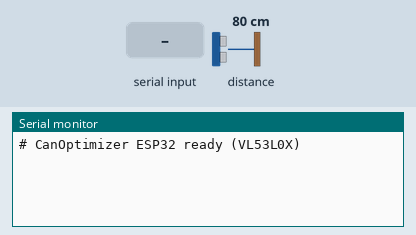
Recording of a program running on a simulated ESP32. Shown: the last lines printed to the serial monitor. The inputs (shaded band) are chosen by the test bench; at power-on: distance to the obstacle 80 cm. The echo pulse lasts 58.3 µs per cm.

Above: at 1.5 s.
1.6 s: distance to the obstacle set to 2 cm
At 2.2 s:
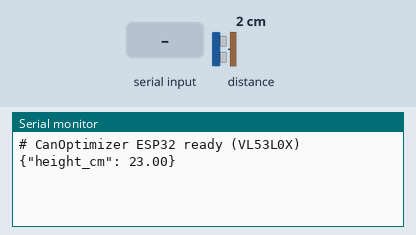
3.8 s: "CAL_ZERO\n" received over Serial
At 5.3 s:
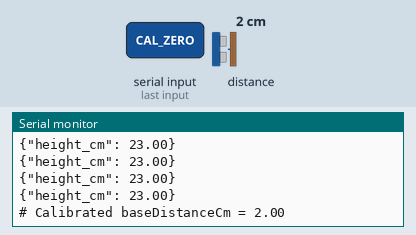
5.6 s: "CAL_REF 90\n" received over Serial
At 6.8 s:
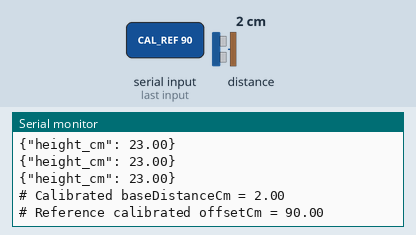
7.4 s: "CAL_REF ,45\n" received over Serial
At 8.2 s:
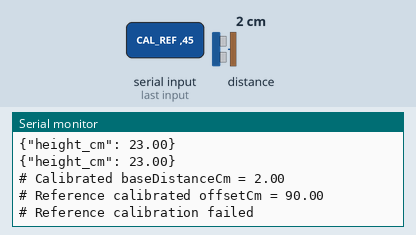
9.2 s: distance to the obstacle set to 60 cm
At 10.0 s:
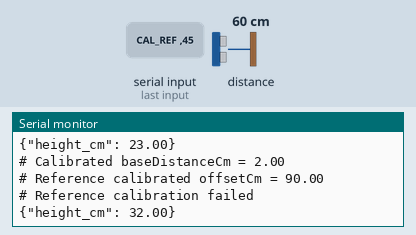

Measured:
- after the input at 1.6 s, the serial monitor: prints a new line after 0.24 s (image 1)
- after the input at 3.8 s, the serial monitor: prints a new line after 0.37 s (image 2)
- after the input at 5.6 s, the serial monitor: prints a new line after 0.34 s (image 3)
- after the input at 7.4 s, the serial monitor: prints a new line after 0.34 s (image 4)
- after the input at 9.2 s, the serial monitor: prints a new line after 0.38 s (image 5)

The program:

main.cpp
```cpp
/**
 * CanOptimizer — Optional ESP32 Can-Height Measurement Firmware
 *
 * Streams one JSON line per reading over USB Serial (115200 baud) for the
 * Web Serial API page (/hardware), e.g.:
 *   {"height_cm": 12.24}
 *
 * Supported distance sensors (select one below):
 *   - VL53L0X Time-of-Flight laser sensor (default, I2C: SDA=21, SCL=22)
 *   - HC-SR04 ultrasonic sensor (uncomment USE_HCSR04; TRIG=5, ECHO=18)
 *
 * Serial Calibration Commands (send via Serial Monitor at 115200 baud):
 *   CAL_ZERO         -> Measure empty base platform to set baseDistanceCm
 *   CAL_REF 12.00    -> Calibrate scale/offset using a known-height reference object (cm)
 */

#include <Arduino.h>
#include <Wire.h>

// Uncomment to use HC-SR04 instead of VL53L0X
// #define USE_HCSR04

#ifndef USE_HCSR04
  #include <VL53L0X.h>
  VL53L0X tofSensor;
#else
  const int TRIG_PIN = 5;
  const int ECHO_PIN = 18;
#endif

// Distance from sensor mounted overhead to the flat base plate (cm)
float baseDistanceCm = 25.00f;
float offsetCm = 0.00f;

const int NUM_SAMPLES = 7;
const unsigned long SAMPLE_INTERVAL_MS = 500;
unsigned long lastSampleMs = 0;

float readRawDistanceCm() {
#ifndef USE_HCSR04
  uint16_t mm = tofSensor.readRangeSingleMillimeters();
  if (tofSensor.timeoutOccurred() || mm == 0 || mm > 2000) {
    return -1.0f;
  }
  return mm / 10.0f;
#else
  digitalWrite(TRIG_PIN, LOW);
  delayMicroseconds(2);
  digitalWrite(TRIG_PIN, HIGH);
  delayMicroseconds(10);
  digitalWrite(TRIG_PIN, LOW);
  long durationUs = pulseIn(ECHO_PIN, HIGH, 25000);
  if (durationUs == 0) return -1.0f;
  return (durationUs * 0.0343f) / 2.0f;
#endif
}

float readFilteredDistanceCm() {
  float samples[NUM_SAMPLES];
  int valid = 0;
  for (int i = 0; i < NUM_SAMPLES; i++) {
    float d = readRawDistanceCm();
    if (d > 0.0f) {
      samples[valid++] = d;
    }
    delay(15);
  }
  if (valid == 0) return -1.0f;
  // Simple insertion sort to take the median (rejects single-sample spikes)
  for (int i = 1; i < valid; i++) {
    float key = samples[i];
    int j = i - 1;
    while (j >= 0 && samples[j] > key) {
      samples[j + 1] = samples[j];
      j--;
    }
    samples[j + 1] = key;
  }
  return samples[valid / 2];
}

void handleSerialCommands() {
  if (!Serial.available()) return;
  String cmd = Serial.readStringUntil('\n');
  cmd.trim();

  if (cmd == "CAL_ZERO") {
    float d = readFilteredDistanceCm();
    if (d > 0.0f) {
      baseDistanceCm = d;
      offsetCm = 0.0f;
      Serial.print("# Calibrated baseDistanceCm = ");
      Serial.println(baseDistanceCm, 2);
    } else {
      Serial.println("# Calibration failed: invalid sensor reading");
    }
  } else if (cmd.startsWith("CAL_REF ")) {
    float knownHeight = cmd.substring(8).toFloat();
    float d = readFilteredDistanceCm();
    if (knownHeight > 0.0f && d > 0.0f) {
      float rawHeight = baseDistanceCm - d;
      offsetCm = knownHeight - rawHeight;
      Serial.print("# Reference calibrated offsetCm = ");
      Serial.println(offsetCm, 2);
    } else {
      Serial.println("# Reference calibration failed");
    }
  }
}

void setup() {
  Serial.begin(115200);
  delay(300);

#ifndef USE_HCSR04
  Wire.begin(21, 22);
  tofSensor.setTimeout(500);
  if (!tofSensor.init()) {
    Serial.println("# ERROR: Failed to detect VL53L0X sensor!");
  } else {
    tofSensor.setMeasurementTimingBudget(33000);
    Serial.println("# CanOptimizer ESP32 ready (VL53L0X)");
  }
#else
  pinMode(TRIG_PIN, OUTPUT);
  pinMode(ECHO_PIN, INPUT);
  Serial.println("# CanOptimizer ESP32 ready (HC-SR04)");
#endif
}

void loop() {
  handleSerialCommands();

  unsigned long now = millis();
  if (now - lastSampleMs >= SAMPLE_INTERVAL_MS) {
    lastSampleMs = now;
    float distCm = readFilteredDistanceCm();
    if (distCm > 0.0f) {
      float heightCm = (baseDistanceCm - distCm) + offsetCm;
      if (heightCm > 1.0f && heightCm < 50.0f) {
        Serial.print("{\"height_cm\": ");
        Serial.print(heightCm, 2);
        Serial.println("}");
      }
    }
  }
}
```
